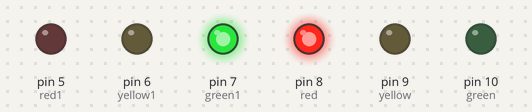
The sketch below on a simulated Arduino Uno, built with avr-gcc and run on an emulated ATmega328P. Shown: output pins drawn as LEDs (lit = HIGH).

Above: at 3.5 s.
Timing chart, 0 to 8.1 s (numbered marks = the images above):
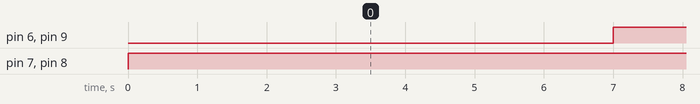

Measured:
- by itself, pin 6 (yellow1), pin 9 (yellow): LOW → HIGH at 7.0 s
- by itself, pin 7 (green1), pin 8 (red): LOW → HIGH at 0.00 s

The sketch:

project4_Feux_de_signalisation.ino
```cpp
const int red = 8;
const int yellow = 9;
const int green = 10;
const int red1 = 5;
const int yellow1 = 6;
const int green1 = 7;
int time1 = 7000;
int time2 = 3000;
int time3 = 1000;
int time4 = 800;
int multiple = 2;
void setup() {
pinMode(yellow, OUTPUT);
pinMode(red, OUTPUT);
pinMode(green, OUTPUT);
pinMode(yellow1, OUTPUT);
pinMode(red1, OUTPUT);
pinMode(green1, OUTPUT);
}
void loop() {
digitalWrite(green1, HIGH); // green1
digitalWrite(red, HIGH); // red
delay(time1);
digitalWrite(yellow, HIGH); // yellow
digitalWrite(green1, LOW); // green1
digitalWrite(yellow1, HIGH); // yellow1


}
```
